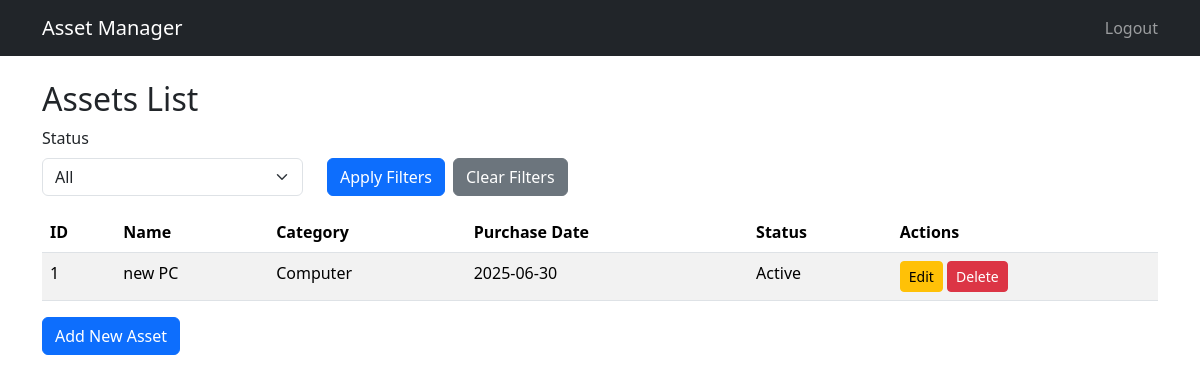
The app's page /assets (signed in) with its own data.
### app/models.py (models this page shows, shortened)
class Asset(db.Model):
    id = db.Column(db.Integer, primary_key=True)
    name = db.Column(db.String(100), nullable=False)
    category = db.Column(db.String(50), nullable=False)
    purchase_date = db.Column(db.Date, nullable=False, default=datetime.utcnow)
    status = db.Column(db.String(20), nullable=False, default='Active')
    user_id = db.Column(db.Integer, db.ForeignKey('user.id'), nullable=False)

### app/routes.py (the view)
@main.route("/assets")
@login_required
def asset_list():
    status_filter = request.args.get("status")
    user_filter = request.args.get("user")
    query = Asset.query
    if current_user.role != "admin":
        query = query.filter_by(user_id=current_user.id)
    else:
        if user_filter:
            query = query.join(Asset.submitter).filter(User.username == user_filter)
    if status_filter:
        query = query.filter(Asset.status == status_filter)
    assets = query.all()
    return render_template("assets.html", assets=assets)

### app/templates/assets.html (shortened to what this page needs)
{% extends "base.html" %}
{% block content %}
  <h2>Assets List</h2>
  <form method="GET" action="{{ url_for('main.asset_list') }}" class="mb-3">
    <div class="row">
      <div class="col-md-3">
        <label for="status" class="form-label">Status</label>
        <select name="status" id="status" class="form-select">
          <option value="">All</option>
        </select>
      </div>
      <div class="col-md-3 d-flex align-items-end">
        <button type="submit" class="btn btn-primary me-2">Apply Filters</button>
        <a href="{{ url_for('main.asset_list') }}" class="btn btn-secondary">Clear Filters</a>
      </div>
    </div>
  </form>
  <table class="table table-striped">
    <thead>
      <tr>
        <th>ID</th>
        <th>Name</th>
        <th>Category</th>
        <th>Purchase Date</th>
        <th>Status</th>
        <th>Actions</th>
      </tr>
    </thead>
    <tbody>
      {% for asset in assets %}
      <tr>
        <td>{{ asset.id }}</td>
        <td>{{ asset.name }}</td>
        <td>{{ asset.category }}</td>
        <td>{{ asset.purchase_date.strftime('%Y-%m-%d') }}</td>
        <td>{{ asset.status }}</td>
        <td>
          <a href="{{ url_for('main.edit_asset', id=asset.id) }}" class="btn btn-sm btn-warning">Edit</a>
          <form action="{{ url_for('main.delete_asset', id=asset.id) }}" method="post" style="display:inline;">
            <button type="submit" class="btn btn-sm btn-danger" onclick="return confirm('Sure to delete?');">Delete</button>
          </form>
        </td>
      </tr>
      {% endfor %}
    </tbody>
  </table>
  <a href="{{ url_for('main.new_asset') }}" class="btn btn-primary">Add New Asset</a>
{% endblock %}

### records on screen
Asset: id "1", name "new PC", category "Computer", purchase_date "2025-06-30", status "Active"
